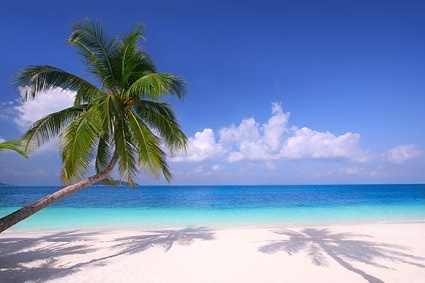
#> input picture picture_of_the_sandy_beach_coconut_trees_165913.jpg, 425 x 283 px
$ python translation.py --image picture_of_the_sandy_beach_coconut_trees_165913.jpg
#> lines starting #> are read from the running program, lines starting #| are printed output that depends on the picture
import numpy as np
import argparse
import imutils
import cv2

ap = argparse.ArgumentParser()
ap.add_argument("-i","--image",required=True,help="Path to the image")
args = vars(ap.parse_args())

image = cv2.imread(args["image"])
#> image is the input picture: shape (283, 425, 3); mean B, G, R 182.3, 139.8, 117.2
cv2.imshow("Original",image)

M = np.float32([[1,0,25],[0,1,50]])
shifted = cv2.warpAffine(image,M,(image.shape[1],image.shape[0]))
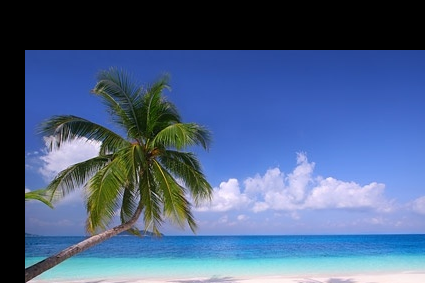
#> shifted: shape (283, 425, 3); mean B, G, R 134.7, 96.8, 73.6

cv2.imshow("Shifted Down And Right",shifted)

$ run again, on Orange.jpg
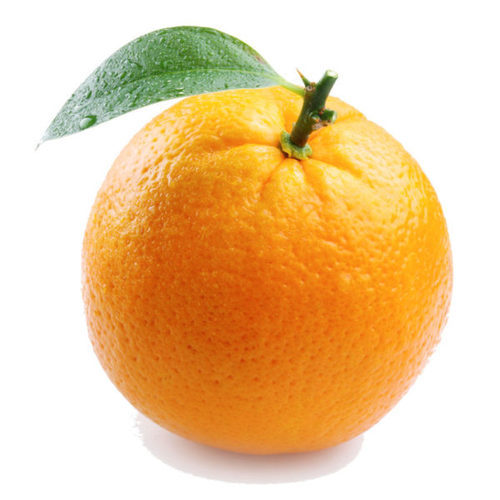
#> input picture Orange.jpg, 500 x 500 px
#> image is the input picture: shape (500, 500, 3); mean B, G, R 156.6, 202.5, 237.2
#> `shifted = cv2.warpAffine(image,M,(image.shape[1],image.shape[0]))`:
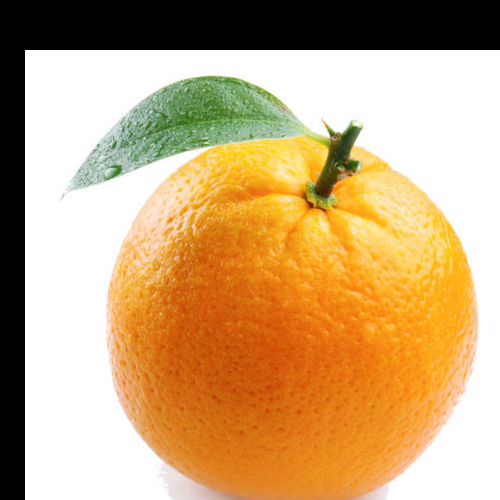
#> shifted: shape (500, 500, 3); mean B, G, R 121.2, 166.9, 201.1

$ run again, on sky.jpg
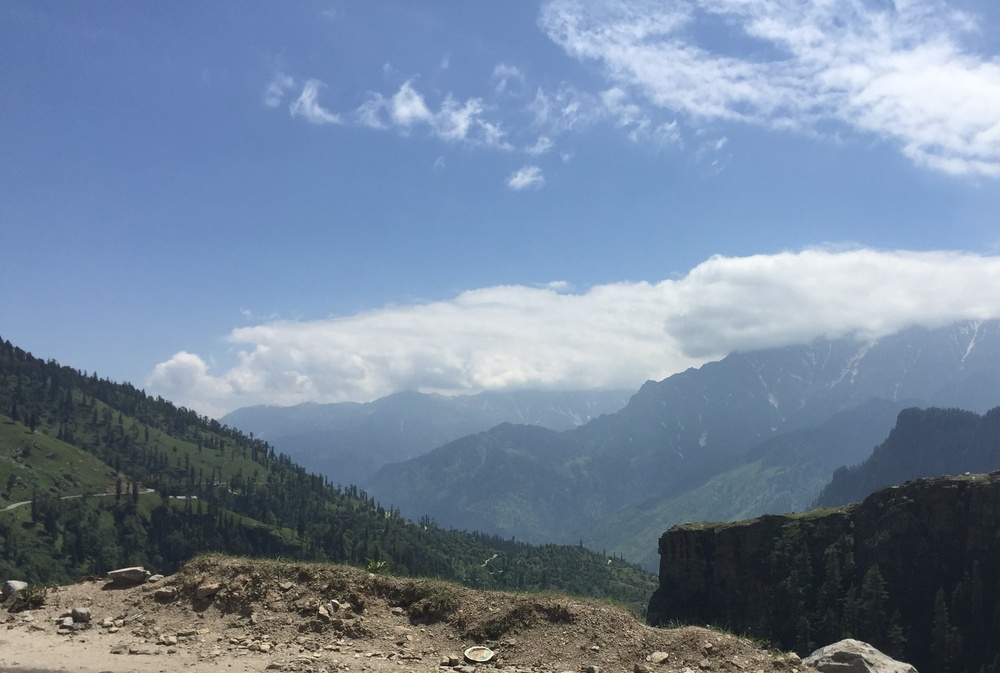
#> input picture sky.jpg, 1000 x 673 px, shrunk from 2700 x 1818 before the run
#> image is the input picture: shape (673, 1000, 3); mean B, G, R 156.4, 134.2, 116.8
#> `shifted = cv2.warpAffine(image,M,(image.shape[1],image.shape[0]))`:
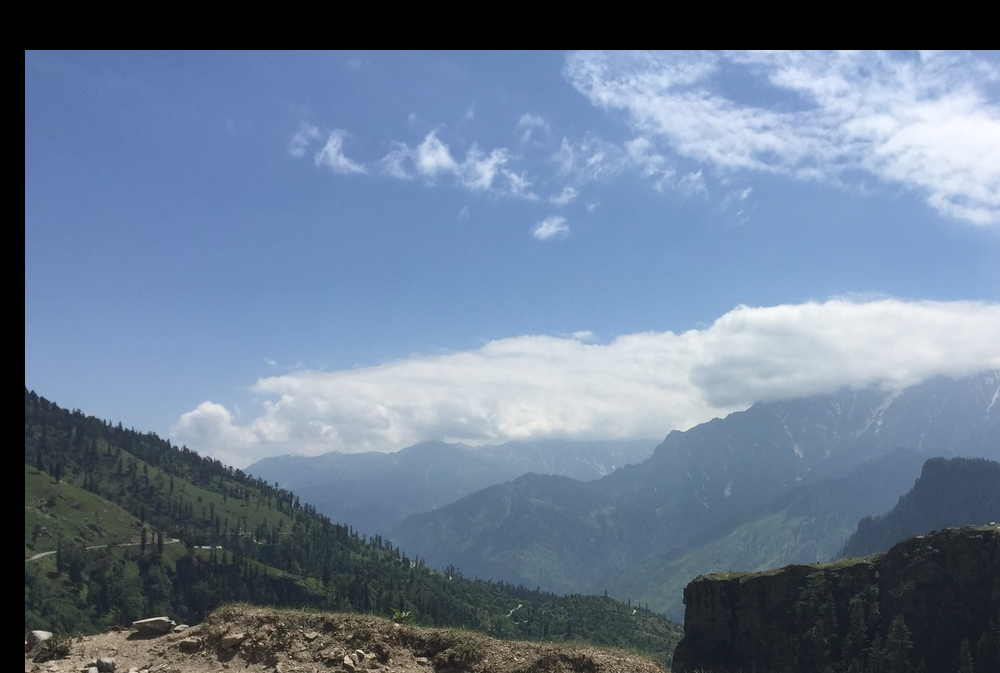
#> shifted: shape (673, 1000, 3); mean B, G, R 145.5, 122.8, 105
